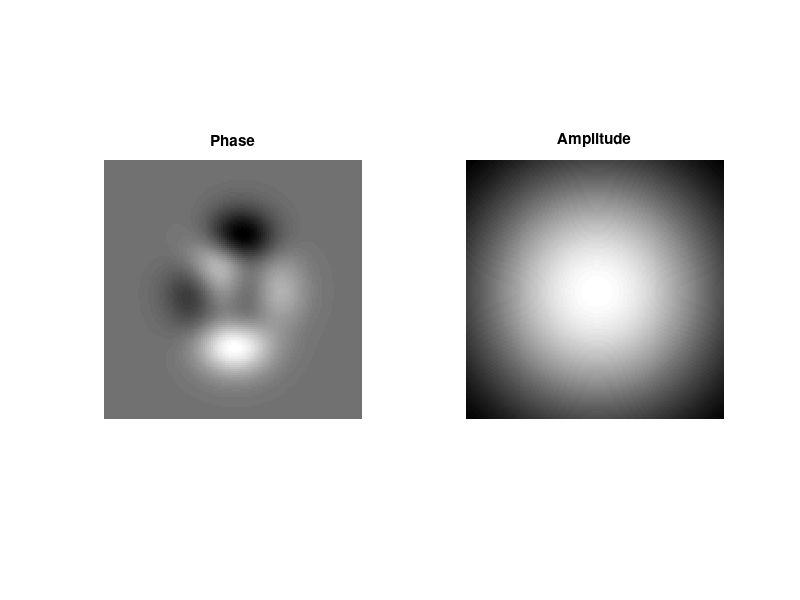

This figure's MATLAB source: (Note: this script raises an error after producing the figure.)
%%%%%%%%%%%%%%%%%%%%%%%%%%%%%%%%%%%%%%%%%%%%%%
                                                                                                                                    
%    This code performs a simulation of transverse shearing interferometry using      
%    a metalens.                                                                                                              
                                                                                                                                   
%    Author: Liu Li     Date: 2024.9.3

%    If you find this code useful, please cite the following article:
%    L. Li et al. Single-shot deterministic complex amplitude imaging with a 
%    single-layer metalens. Sci. Adv. 10, eadl0501 (2024).

%%%%%%%%%%%%%%%%%%%%%%%%%%%%%%%%%%%%%%%%%%%%%%

clear;
clc;
close all;

%% Parameters of metalens %%
f = 1.5e-2;   % Focal length
D = 2000e-6;    % Diameter
d1 = 2*f;     % Object distance
d2 = d1*f/(d1-f);   % Image distance
lambda = 800e-9;    % wavelength
k=2*pi/lambda;   % wavevector
L0  = 2e-3;  % simulation area
delta_s = 15e-6; % shearing distance
delta_y = ((d2/d1)+1)*delta_s; % real shearing distance
delta_x = 0.2e-3; % image distance between x and y- shearing image

%% Object  %%
N0 = 300;
N1 = round(N0*2/6);

x0 = linspace(-L0/2, L0/2,N0);
y0 = linspace(-L0/2, L0/2,N0);
[X0, Y0] = meshgrid(x0, y0);
scaler = 1.2e-4;
f_scaler = 0.1;
f_gauss = 1/sqrt(2*pi)*exp(- ((2*X0./L0).^2+(2*Y0./L0).^2)./2/f_scaler);
f_gauss = f_gauss./max(max(f_gauss));
Amplitude = f_gauss;

Phase = 0.2*1/2*(3*(1-X0/scaler).^2.*exp(-(X0/scaler).^2-(Y0/scaler+1).^2)-10*(X0/scaler/5-(X0/scaler).^3-(Y0/scaler).^5).*exp(-(X0/scaler).^2-(Y0/scaler).^2)-1/3*exp(-(X0/scaler+1).^2-(Y0/scaler).^2));
Phase = Phase-min(min(Phase));
Uo = Amplitude.*exp(-1i*Phase);

N2 = round(N1*1.3);
figure(1)
subplot(121);imshow(Phase(round(N0/2-N2/2):round(N0/2-N2/2)+N2-1,round(N0/2-N2/2):round(N0/2-N2/2)+N2-1),[]);title('Phase')
subplot(122);imshow(Amplitude(round(N0/2-N2/2):round(N0/2-N2/2)+N2-1,round(N0/2-N2/2):round(N0/2-N2/2)+N2-1),[]);title('Amplitude')

%%  Captured Intensity %%
[I_0,I_90,I_45,I_135] = shearing_interferometry(lambda,d1,L0,d2,Uo,D,delta_s,f,N0,delta_x);
N_cutx = round(N0*6/7);
N_cuty = round(N0*1.3/3);
I_0_temp = I_0(round(N0/2-N_cuty/2):round(N0/2-N_cuty/2)+N_cuty-1,round(N0/2-N_cutx/2):round(N0/2-N_cutx/2)+N_cutx-1);
I_45_temp = I_45(round(N0/2-N_cuty/2):round(N0/2-N_cuty/2)+N_cuty-1,round(N0/2-N_cutx/2):round(N0/2-N_cutx/2)+N_cutx-1);
I_90_temp = I_90(round(N0/2-N_cuty/2):round(N0/2-N_cuty/2)+N_cuty-1,round(N0/2-N_cutx/2):round(N0/2-N_cutx/2)+N_cutx-1);
I_135_temp = I_135(round(N0/2-N_cuty/2):round(N0/2-N_cuty/2)+N_cuty-1,round(N0/2-N_cutx/2):round(N0/2-N_cutx/2)+N_cutx-1);
I_max_sum = [I_0_temp, I_45_temp, I_90_temp, I_135_temp];
I_max = max(I_max_sum(:));

figure(2)
subplot(221);imshow(I_0_temp./I_max,[],'border','tight','initialmagnification','fit'); title('I0')
subplot(222);imshow(I_45_temp./I_max,[],'border','tight','initialmagnification','fit'); title('I45')
subplot(223);imshow(I_90_temp./I_max,[],'border','tight','initialmagnification','fit'); title('I90')
subplot(224);imshow(I_135_temp./I_max,[],'border','tight','initialmagnification','fit'); title('I135')

S1 = (I_0 - I_90);S2 = (I_45 - I_135);
phase_gradient = atan2(S2, S1);

%% Reference phase gradient %%
Uo = f_gauss;
[I_0ref,I_90ref,I_45ref,I_135ref] = shearing_interferometry(lambda,d1,L0,d2,Uo,D,delta_s,f,N0,delta_x);
S1 = (I_0ref - I_90ref);S2 = (I_45ref - I_135ref);
phase_gradient_ref = atan2(S2, S1);

%% Calculated phase gradient %%
figure(3)
phase_net = unwrap_phase(phase_gradient-phase_gradient_ref)./(delta_y*1e6);
phase_net(abs(phase_net)>0.02) = nan;
imshow(phase_net(round(N0/2-N_cuty/2):round(N0/2-N_cuty/2)+N_cuty-1,round(N0/2-N_cutx/2):round(N0/2-N_cutx/2)+N_cutx-1),[]);
caxis([-max(phase_net(:)) max(phase_net(:))])
title('Phase Gradient')

%% Phase reconstruction %%
N_cut1 = round(N0 * 2*delta_x/L0);
phase_L = phase_net(round(N0/2-N_cuty/2):round(N0/2-N_cuty/2)+N_cuty-1,round(N0/2-N_cut1*2):round(N0/2));
phase_R = phase_net(round(N0/2-N_cuty/2):round(N0/2-N_cuty/2)+N_cuty-1,round(N0/2)+1:round(N0/2+N_cut1*2)+1);
dL = L0/N0;
x_length = linspace(0,dL*size(phase_L,2),size(phase_L,2));
y_length = linspace(0,dL*size(phase_L,1),size(phase_L,1));
[X_length,Y_length] = meshgrid(x_length,y_length);
Reconstructed_phase = hfli2(-phase_L,-phase_R,X_length,Y_length)*1e6;
Reconstructed_phase = rot90(Reconstructed_phase-min(Reconstructed_phase(:)),2); 

figure(4)
subplot(121);imshow(Reconstructed_phase,[]);title('Reconstructed Phase')
subplot(122);imshow(Phase,[]);title('Ground Truth')


